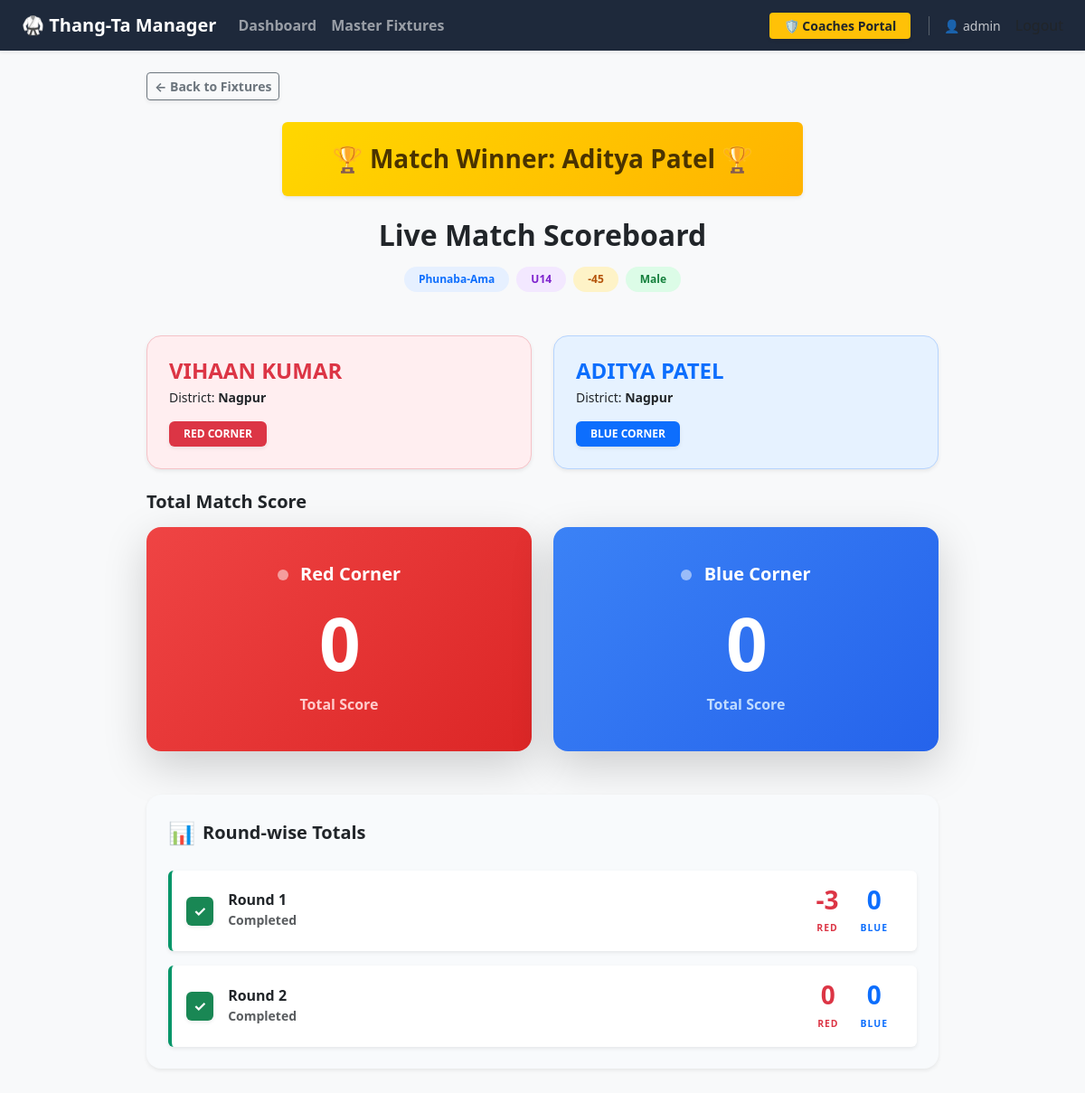
Page /match/126/summary/ (signed in) on the committed database.
### thangta/models.py (models this page shows, shortened)
class CustomUser(AbstractUser):
    class Role(models.TextChoices):
        ADMIN = 'ADMIN', 'Admin'
        JUDGE = 'JUDGE', 'Judge'
        SCORER = 'SCORER', 'Scorer'
    role = models.CharField(
        max_length=50,
        choices=Role.choices,
        default=Role.SCORER
    )
    district = models.CharField(max_length=100, null=True, blank=True)
    district_code = models.CharField(max_length=20, null=True, blank=True)

class Match(models.Model):
    tournament = models.ForeignKey(Tournament, on_delete=models.CASCADE)
    event_type = models.CharField(max_length=50)
    age_category = models.CharField(max_length=3)
    weight_category = models.CharField(max_length=4)
    gender = models.CharField(max_length=10)
    is_active = models.BooleanField(default=False)
    is_completed = models.BooleanField(default=False)
    round_number = models.IntegerField(default=1)
    current_round = models.IntegerField(default=1) # Tracks Round 1, Round 2, or 3 (Tie Breaker)
    current_sub_round = models.IntegerField(default=1)
    match_sequence = models.IntegerField(help_text="Order of the match in this round")
    current_sub_round = models.IntegerField(default=1)
    active_scorers = models.ManyToManyField(CustomUser, blank=True, related_name='scoring_matches')
    ring_number = models.IntegerField(default=1)
    participant_red = models.ForeignKey(Participant, related_name='matches_as_red', on_delete=models.CASCADE)
    participant_blue = models.ForeignKey(Participant, related_name='matches_as_blue', on_delete=models.CASCADE, null=True, blank=True)
    winner = models.ForeignKey(Participant, related_name='matches_won', on_delete=models.SET_NULL, null=True, blank=True)
    round_1_red = models.IntegerField(default=0)
    round_1_blue = models.IntegerField(default=0)
    round_2_red = models.IntegerField(default=0)
    round_2_blue = models.IntegerField(default=0)
    round_3_red = models.IntegerField(default=0)
    round_3_blue = models.IntegerField(default=0)
    @property
    def grand_total_red(self):
        total = (self.round_1_red or 0) + (self.round_2_red or 0) + (self.round_3_red or 0)
        return max(0, total)
    @property
    def grand_total_blue(self):
        total = (self.round_1_blue or 0) + (self.round_2_blue or 0) + (self.round_3_blue or 0)
        return max(0, total)

class Participant(models.Model):
    class GenderChoices(models.TextChoices):
        MALE = 'Male', 'Male'
        FEMALE = 'Female', 'Female'
    class EventTypeChoices(models.TextChoices):
        PHUNABA_AMA = 'Phunaba-Ama', 'Phunaba-Ama'
        PHUNABA_ANISHUBA = 'Phunaba-Anishuba', 'Phunaba-Anishuba'
    class AgeCategory(models.TextChoices):
        UNDER_14 = 'U14', 'Under 14'
        UNDER_18 = 'U18', 'Under 18'
        OVER_18 = 'O18', 'Over 18'
    class WeightCategory(models.TextChoices):
        MINUS_21 = '-21', '-21 Kg'
        MINUS_25 = '-25', '-25 Kg'
        MINUS_29 = '-29', '-29 Kg'
        MINUS_33 = '-33', '-33 Kg'
        MINUS_37 = '-37', '-37 Kg'
        MINUS_40 = '-40', '-40 Kg'
        MINUS_41 = '-41', '-41 Kg'
        MINUS_44 = '-44', '-44 Kg'
        MINUS_45 = '-45', '-45 Kg'
        MINUS_49 = '-49', '-49 Kg'
        MINUS_52 = '-52', '-52 Kg'
        MINUS_53 = '-53', '-53 Kg'
        MINUS_56 = '-56', '-56 Kg'
        MINUS_75 = '-75', '-75 Kg'
        PLUS_53 = '+53', '+53 Kg'
    tournament = models.ForeignKey(
        Tournament,
        on_delete=models.CASCADE,
        related_name='participants',
        null=True, blank=True
    )
    name = models.CharField(max_length=200, null=True, blank=True)
    actual_age = models.IntegerField(null=True, blank=True, help_text="Age in numbers")
    date_of_birth = models.DateField(null=True, blank=True) # Add this!
    age = models.IntegerField(default = 0)
    gender = models.CharField(max_length=10, choices=GenderChoices.choices, null=True, blank=True)
    contact = models.CharField(max_length=15, null=True, blank=True)
    district = models.CharField(max_length=100)
    district_code = models.CharField(max_length=20)
    event_type = models.CharField(max_length=50, choices=EventTypeChoices.choices, null=True, blank=True)
    age_category = models.CharField(
        max_length=3,
        choices=AgeCategory.choices,
        help_text="Select the participant's age group."
    )
    weight_category = models.CharField(
        max_length=4,
        choices=WeightCategory.choices,
        help_text="Select the participant's weight class."
    )

### thangta/views.py (the view)
# urls.py: path('match/<int:match_id>/summary/', match_summary, name='match-summary'),
@admin_required
def match_summary(request, match_id):
    match = get_object_or_404(Match, id=match_id)
    return render(request, 'match_scoreboard.html', {
        'match': match
    })

### thangta/templates/match_scoreboard.html (shortened to what this page needs)
<!DOCTYPE html>
<html lang="en">
<head>
    <link href="https://cdn.jsdelivr.net/npm/bootstrap@5.3.0/dist/css/bootstrap.min.css" rel="stylesheet">
</head>
<body class="bg-light pb-5">
    {% include 'partials/navbar.html' %}
    <div class="container mt-4" style="max-width: 900px;">
        <div class="mb-4">
            <a href="javascript:history.back()" class="btn btn-sm btn-outline-secondary fw-bold shadow-sm">← Back to Fixtures</a>
        </div>
        <div class="text-center mb-5">
            {% if match.is_completed and match.winner %}
            <div class="row justify-content-center mt-4 mb-2">
                <div class="col-md-8 text-center">
                    <div class="alert shadow-sm border-0" style="background: linear-gradient(135deg, #ffd700 0%, #ffb300 100%); color: #4a3300;">
                        <h3 class="fw-bold m-0 py-2">
                            🏆 Match Winner: {{ match.winner.name }} 🏆
                        </h3>
                    </div>
                </div>
            </div>
            {% endif %}
            <h2 class="fw-bold text-dark mb-3">Live Match Scoreboard</h2>
            <div class="d-flex justify-content-center flex-wrap gap-2">
                <span class="badge rounded-pill pill-blue px-3 py-2 fw-bold">{{ match.event_type }}</span>
                <span class="badge rounded-pill pill-purple px-3 py-2 fw-bold">{{ match.age_category }}</span>
                <span class="badge rounded-pill pill-yellow px-3 py-2 fw-bold">{{ match.weight_category }}</span>
                <span class="badge rounded-pill pill-green px-3 py-2 fw-bold">{{ match.gender }}</span>
            </div>
        </div>
        <div class="row g-4 mb-4">
            <div class="col-md-6">
                <div class="card h-100 bg-light-red rounded-4 shadow-sm">
                    <div class="card-body p-4">
                        <h4 class="fw-bold text-danger text-uppercase mb-1">{{ match.participant_red.name }}</h4>
                        <p class="text-dark small mb-3">District: <strong>{{ match.participant_red.district|default:"N/A" }}</strong></p>
                        <span class="badge bg-danger px-3 py-2 shadow-sm">RED CORNER</span>
                    </div>
                </div>
            </div>
            <div class="col-md-6">
                <div class="card h-100 bg-light-blue rounded-4 shadow-sm">
                    <div class="card-body p-4">
                        <h4 class="fw-bold text-primary text-uppercase mb-1">{{ match.participant_blue.name|default:"BYE" }}</h4>
                        <p class="text-dark small mb-3">District: <strong>{{ match.participant_blue.district|default:"N/A" }}</strong></p>
                        <span class="badge bg-primary px-3 py-2 shadow-sm">BLUE CORNER</span>
                    </div>
                </div>
            </div>
        </div>
       <h5 class="fw-bold text-dark mb-3">Total Match Score</h5>
        <div class="row g-4 mb-5">
            <div class="col-md-6">
                <div class="card border-0 shadow-lg text-white text-center py-4 grad-red rounded-4">
                    <div class="card-body">
                        <h5 class="fw-bold mb-3">
                            <span class="d-inline-block rounded-circle bg-white opacity-50 me-2" style="width: 12px; height: 12px;"></span>
                            Red Corner
                        </h5>
                       <h1 class="display-1 fw-bold mb-0" style="font-size: 5rem; letter-spacing: -2px;">{{ match.grand_total_red }}</h1>
                        <p class="mt-2 mb-0 fw-semibold" style="color: #ffcccc;">Total Score</p>
                    </div>
                </div>
            </div>
            <div class="col-md-6">
                <div class="card border-0 shadow-lg text-white text-center py-4 grad-blue rounded-4">
                    <div class="card-body">
                        <h5 class="fw-bold mb-3">
                            <span class="d-inline-block rounded-circle bg-white opacity-50 me-2" style="width: 12px; height: 12px;"></span>
                            Blue Corner
                        </h5>
                        <h1 class="display-1 fw-bold mb-0" style="font-size: 5rem; letter-spacing: -2px;">
                            {% if match.participant_blue %}
                                {{ match.grand_total_blue }}
                            {% else %}
                                -
                            {% endif %}
                        </h1>
                        <p class="mt-2 mb-0 fw-semibold" style="color: #bfdbfe;">
                            {% if match.participant_blue %}Total Score{% else %}BYE{% endif %}
                        </p>
                    </div>
                </div>
            </div>
        </div>
        <div class="card shadow-sm border-0 rounded-4" style="background-color: #f8fafc;">
            <div class="card-header bg-transparent border-0 pt-4 pb-0 px-4 d-flex align-items-center gap-2">
                <span class="fs-4">📊</span>
                <h5 class="fw-bold text-dark m-0">Round-wise Totals</h5>
            </div>
            <div class="card-body p-4">
                <div class="d-flex flex-column gap-3">
                    {% if match.current_round >= 1 %}
                    <div class="card border-0 shadow-sm {% if match.current_round > 1 or match.is_completed %}round-card-done{% else %}round-card-active{% endif %}">
                        <div class="card-body d-flex justify-content-between align-items-center p-3">
                            <div class="d-flex align-items-center gap-3">
                                {% if match.current_round > 1 or match.is_completed %}
                                    <div class="bg-success text-white rounded px-2 py-1 shadow-sm fw-bold">✓</div>
                                {% else %}
                                    <div class="px-2 py-1"><span class="dot-pulse"></span></div>
                                {% endif %}
                                <div>
                                    <h6 class="fw-bold m-0 text-dark">Round 1</h6>
                                    <small class="text-muted fw-semibold">{% if match.current_round > 1 or match.is_completed %}Completed{% else %}In Progress{% endif %}</small>
                                </div>
                            </div>
                            <div class="d-flex gap-4 pe-3">
                                <div class="text-center">
                                    <h3 class="fw-bold text-danger m-0">{{ match.round_1_red|default:"0" }}</h3>
                                    <small class="text-danger fw-bold" style="font-size: 0.65rem; letter-spacing: 1px;">RED</small>
                                </div>
                                <div class="text-center">
                                    <h3 class="fw-bold text-primary m-0">{{ match.round_1_blue|default:"0" }}</h3>
                                    <small class="text-primary fw-bold" style="font-size: 0.65rem; letter-spacing: 1px;">BLUE</small>
                                </div>
                            </div>
                        </div>
                    </div>
                    {% endif %}
                    {% if match.current_round >= 2 %}
                    <div class="card border-0 shadow-sm {% if match.current_round > 2 or match.is_completed %}round-card-done{% else %}round-card-active{% endif %}">
                        <div class="card-body d-flex justify-content-between align-items-center p-3">
                            <div class="d-flex align-items-center gap-3">
                                {% if match.current_round > 2 or match.is_completed %}
                                    <div class="bg-success text-white rounded px-2 py-1 shadow-sm fw-bold">✓</div>
                                {% else %}
                                    <div class="px-2 py-1"><span class="dot-pulse"></span></div>
                                {% endif %}
                                <div>
                                    <h6 class="fw-bold m-0 text-dark">Round 2</h6>
                                    <small class="text-muted fw-semibold">{% if match.current_round > 2 or match.is_completed %}Completed{% else %}In Progress{% endif %}</small>
                                </div>
                            </div>
                            <div class="d-flex gap-4 pe-3">
                                <div class="text-center">
                                    <h3 class="fw-bold text-danger m-0">{{ match.round_2_red|default:"0" }}</h3>
                                    <small class="text-danger fw-bold" style="font-size: 0.65rem; letter-spacing: 1px;">RED</small>
                                </div>
                                <div class="text-center">
                                    <h3 class="fw-bold text-primary m-0">{{ match.round_2_blue|default:"0" }}</h3>
                                    <small class="text-primary fw-bold" style="font-size: 0.65rem; letter-spacing: 1px;">BLUE</small>
                                </div>
                            </div>
                        </div>
                    </div>
                    {% endif %}
                </div>
            </div>
        </div>
    </div>
</body>
</html>

### thangta/templates/partials/navbar.html (shortened to what this page needs)
<nav class="navbar navbar-expand-lg navbar-dark shadow-sm mb-4" style="background-color: #1e293b;">
    <div class="container-fluid px-4">
        <a class="navbar-brand fw-bold" href="{% url 'tournament-dashboard' %}">
            🥋 Thang-Ta Manager
        </a>
        <div class="collapse navbar-collapse" id="mainNavbar">
            <ul class="navbar-nav me-auto mb-2 mb-lg-0 fw-semibold">
                <li class="nav-item">
                    <a class="nav-link" href="{% url 'tournament-dashboard' %}">Dashboard</a>
                </li>
                <li class="nav-item">
                    <a class="nav-link" href="{% url 'global-fixtures' %}">Master Fixtures</a>
                </li>
            </ul>
            <div class="d-flex align-items-center gap-3">
                <a href="{% url 'district-login-coach' %}" class="btn btn-warning btn-sm fw-bold px-3 shadow-sm text-dark" style="border: none;">
                    🛡️ Coaches Portal
                </a>
                {% if request.user.is_authenticated %}
                    <span class="text-light opacity-75 small border-start border-secondary ps-3 ms-1">
                        👤 {{ request.user.username }}
                    </span>
                    <form action="{% url 'logout' %}" method="POST" class="d-inline">
                        <button type="submit" class="nav-link" style="background: none; border: none; padding: 0; margin: 0; cursor: pointer;">
                        </button>
                    </form>
                {% endif %}
            </div>
        </div>
    </div>
</nav>

### rows in the picture
CustomUser: user.username "admin"
Match: winner.name "Aditya Patel", event_type "Phunaba-Ama", age_category "U14", weight_category "-45", gender "Male", participant_red.name "VIHAAN KUMAR", participant_red.district "Nagpur", participant_blue.name "ADITYA PATEL", participant_blue.district "Nagpur", grand_total_red "0", grand_total_blue "0", round_1_red "-3", round_1_blue "0", round_2_red "0", round_2_blue "0"
